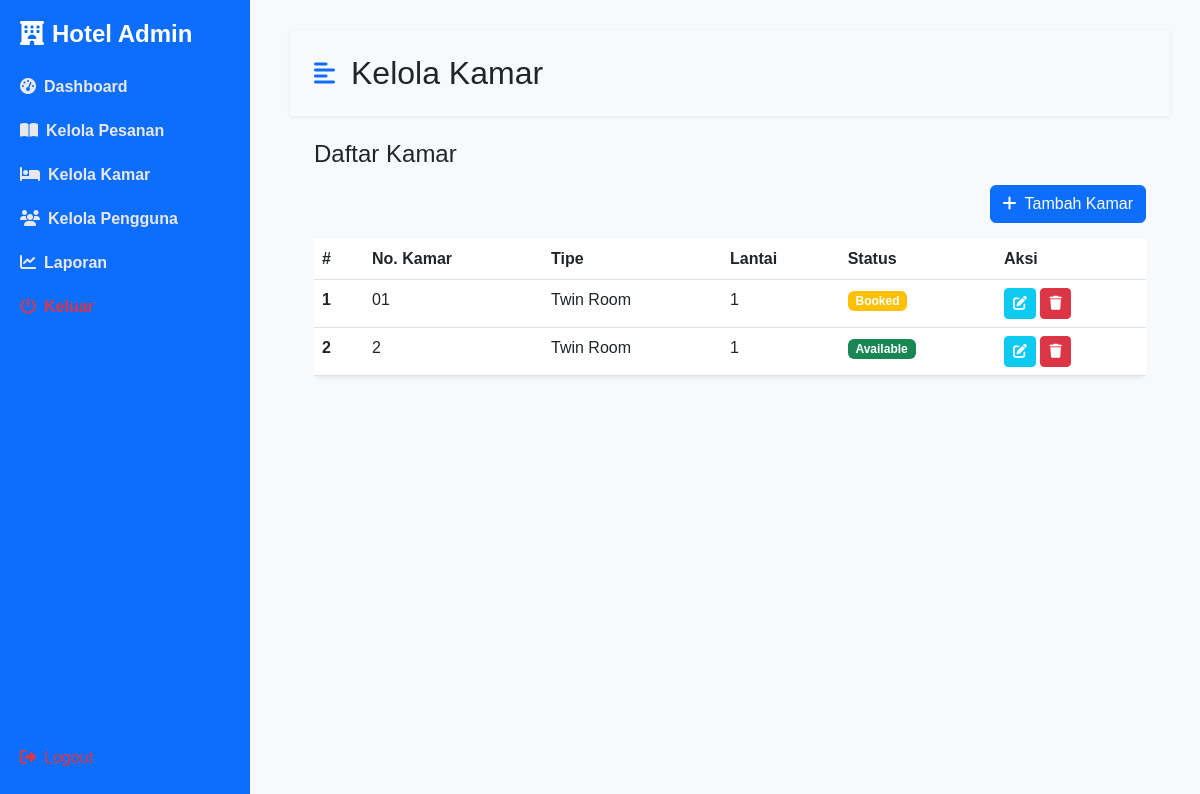
Before: /admin/kelola_kamar.php (signed in) with the older database file.
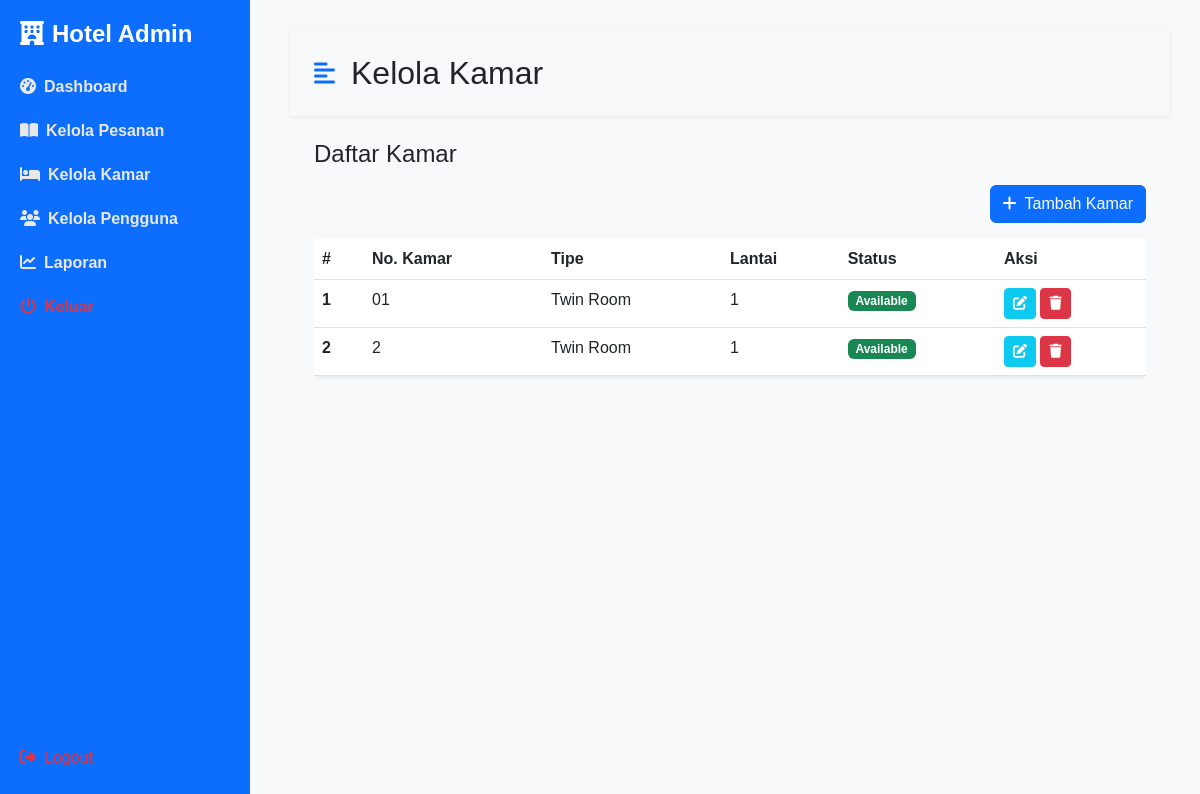
After: the same page with the newer database file.
### tables this page shows
CREATE TABLE `rooms` (
  `id` int NOT NULL,
  `image` varchar(100) NOT NULL,
  `room_number` varchar(10) NOT NULL,
  `room_type_id` int NOT NULL,
  `floor` int NOT NULL,
  `status` enum('available','maintenance','booked') DEFAULT 'available',
  `created_at` datetime DEFAULT CURRENT_TIMESTAMP
);

CREATE TABLE `room_types` (
  `id` int NOT NULL,
  `name` varchar(100) NOT NULL,
  `description` text,
  `price_per_night` decimal(10,2) NOT NULL,
  `capacity` int NOT NULL,
  `facilities` text,
  `created_at` datetime DEFAULT CURRENT_TIMESTAMP
);

### admin/kelola_kamar.php (the view, shortened to what the changed rows need)
<?php
include '../koneksi.php';
$query = "
    SELECT r.*, rt.name as room_type_name
    FROM rooms r
    JOIN room_types rt ON r.room_type_id = rt.id
    ORDER BY r.floor, r.room_number
";
$rooms_result = $koneksi->query($query);
$rooms = $rooms_result->fetch_all(MYSQLI_ASSOC);
?>
<!DOCTYPE html>
<html lang="id">
<head>
    <link href="https://cdn.jsdelivr.net/npm/bootstrap@5.3.0/dist/css/bootstrap.min.css" rel="stylesheet">
    <link rel="stylesheet" href="https://cdnjs.cloudflare.com/ajax/libs/font-awesome/6.4.0/css/all.min.css">
    <link rel="stylesheet" href="../assets/css/admin-style.css">
</head>
<body>
    <div class="d-flex" id="wrapper">
        <div id="page-content-wrapper" class="content">
            <nav class="navbar navbar-expand-lg navbar-light bg-transparent py-4 px-4">
                <div class="d-flex align-items-center">
                    <h2 class="fs-2 m-0">Kelola Kamar</h2>
                </div>
            </nav>
            <div class="container-fluid px-4">
                <div class="row my-4">
                    <div class="col-md-12">
                        <div class="table-responsive">
                            <table class="table bg-white rounded shadow-sm table-hover">
                                <thead>
                                    <tr>
                                        <th scope="col" width="50">#</th>
                                        <th scope="col">No. Kamar</th>
                                        <th scope="col">Tipe</th>
                                        <th scope="col">Lantai</th>
                                        <th scope="col">Status</th>
                                        <th scope="col" width="150">Aksi</th>
                                    </tr>
                                </thead>
                                <tbody>
                                    <?php $no = 1; foreach ($rooms as $room): ?>
                                        <tr>
                                            <th scope="row"><?= $no++ ?></th>
                                            <td><?= htmlspecialchars($room['room_number']) ?></td>
                                            <td><?= htmlspecialchars($room['room_type_name']) ?></td>
                                            <td><?= htmlspecialchars($room['floor']) ?></td>
                                            <td>
                                                <?php
                                                    $status_class = match($room['status']) {
                                                        'available' => 'badge bg-success',
                                                        'booked' => 'badge bg-warning',
                                                        'maintenance' => 'badge bg-danger',
                                                        default => 'badge bg-secondary',
                                                    };
                                                    echo "<span class='{$status_class}'>" . ucfirst(htmlspecialchars($room['status'])) . "</span>";
                                                ?>
                                            </td>
                                            <td>
                                                <button type="button" class="btn btn-sm btn-info text-white edit-btn"
                                                        data-bs-toggle="modal" data-bs-target="#editRoomModal"
                                                        data-id="<?= $room['id'] ?>"
                                                        data-number="<?= htmlspecialchars($room['room_number']) ?>"
                                                        data-type-id="<?= $room['room_type_id'] ?>"
                                                        data-floor="<?= $room['floor'] ?>"
                                                        data-status="<?= $room['status'] ?>"
                                                        data-image="<?= htmlspecialchars($room['image']) ?>">
                                                    <i class="fas fa-edit"></i>
                                                </button>
                                                <a href="kelola_kamar.php?delete_id=<?= $room['id'] ?>" class="btn btn-sm btn-danger" onclick="return confirm('Yakin ingin menghapus kamar ini?');">
                                                    <i class="fas fa-trash"></i>
                                                </a>
                                            </td>
                                        </tr>
                                    <?php endforeach; ?>
                                </tbody>
                            </table>
                        </div>
                    </div>
                </div>
            </div>
        </div>
    </div>
</body>
</html>

Changed rows visible on the page:
changed rooms (number 1 of 2 on the later page): status "Booked" → "Available"
